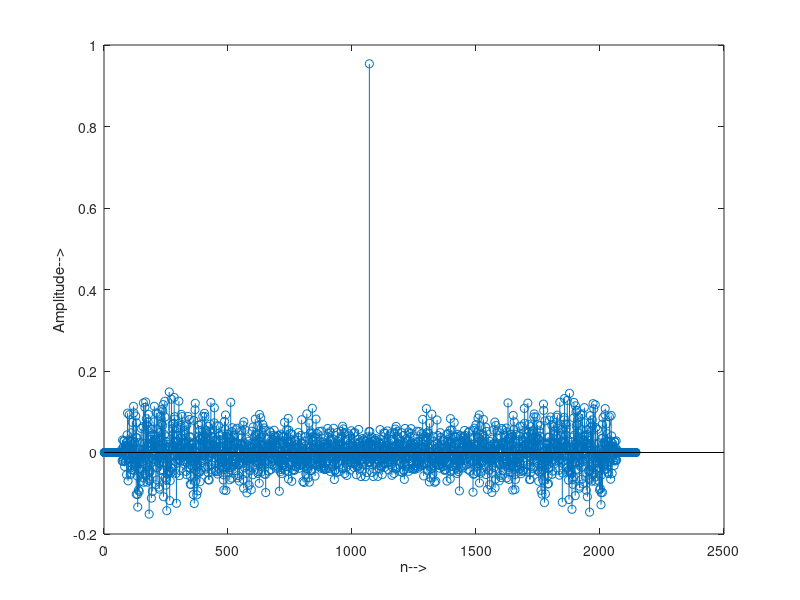

The MATLAB script that drew this image:
clc
clear all
u=2*randn(10^3,1);
s1=[zeros(1,3), u' ,zeros(1,70)];
s2=[zeros(1,6), u' ,zeros(1,67)];
c=.25*xcorr(s1,s2,'unbiased');
stem(c);
xlabel('n-->');
ylabel('Amplitude-->');

count=0;

for i=1:1:2145
    if c(i)>=.9
        count=count+1;
    end
end 
disp('Number of Sources');
disp(count);